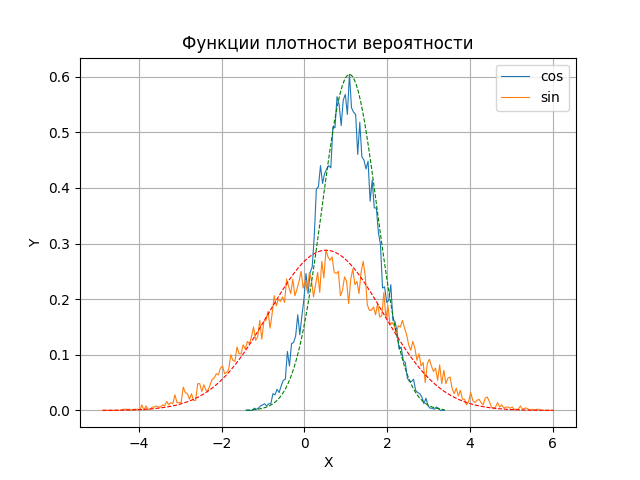

Generate this figure with Python:
import matplotlib.pyplot as plt
import numpy as np

# Чтение данных из файла
file_path = r"D:\3 курс\Теория электрической связи\Лаба 1 ЭС\Задание 4\Файлы_6\DATA3.txt"
x_cos = []
y_cos = []
x_sin = []
y_sin = []
with open(file_path, 'r') as file:
    lines = file.readlines()
    # Ищем разделитель между двумя функциями
    separator_index = lines.index('\n')
    # Чтение данных первой функции
    for line in lines[:separator_index]:
        x, y = map(float, line.split())
        x_cos.append(x)
        y_cos.append(y)
    # Чтение данных второй функции
    for line in lines[separator_index + 1:]:
        x, y = map(float, line.split())
        x_sin.append(x)
        y_sin.append(y)

# Находим максимумы и соответствующие значения X
max_y_cos = max(y_cos)
max_y_sin = max(y_sin)
x_max_cos = x_cos[y_cos.index(max_y_cos)]
x_max_sin = x_sin[y_sin.index(max_y_sin)]
print("Максимальное значение функции cos:", max_y_cos, "при x =", x_max_cos)
print("Максимальное значение функции sin:", max_y_sin, "при x =", x_max_sin)


print("\nСреднее значение для косинусной квадратуры:", x_max_cos)
print("Среднее значение для синусной квадратуры:", x_max_sin)
dis_cos = 1 / (max_y_cos ** 2 * 2 * np.pi)
print("Дисперсия для косинусной квадратуры:", dis_cos)
# sko_cos = np.sqrt(dis_cos)
# print(sko_cos)
dis_sin = 1 / (max_y_sin ** 2 * 2 * np.pi)
print("Дисперсия для синусной квадратуры:", dis_sin)
# sko_sin = np.sqrt(dis_sin)
# print(sko_sin)

# Построение графиков
plt.plot(x_cos, y_cos, label='cos', linewidth = 0.8)
plt.plot(x_sin, y_sin, label='sin', linewidth = 0.8)

# Добавляем нормальное распределение
x_values_cos = np.linspace(min(x_cos), max(x_cos), 100)
y_values_cos = np.exp(-(x_values_cos - x_max_cos)**2 / (2 * dis_cos)) / np.sqrt(2 * np.pi * dis_cos)
plt.plot(x_values_cos, y_values_cos, linestyle='--', color='green', linewidth = 0.8)

x_values_sin = np.linspace(min(x_sin), max(x_sin), 100)
y_values_sin = np.exp(-(x_values_sin - x_max_sin)**2 / (2 * dis_sin)) / np.sqrt(2 * np.pi * dis_sin)
plt.plot(x_values_sin, y_values_sin, linestyle='--', color='red', linewidth = 0.8)

plt.title("Функции плотности вероятности")
plt.xlabel('X')
plt.ylabel('Y')
plt.grid(True)
plt.legend()
plt.show()
